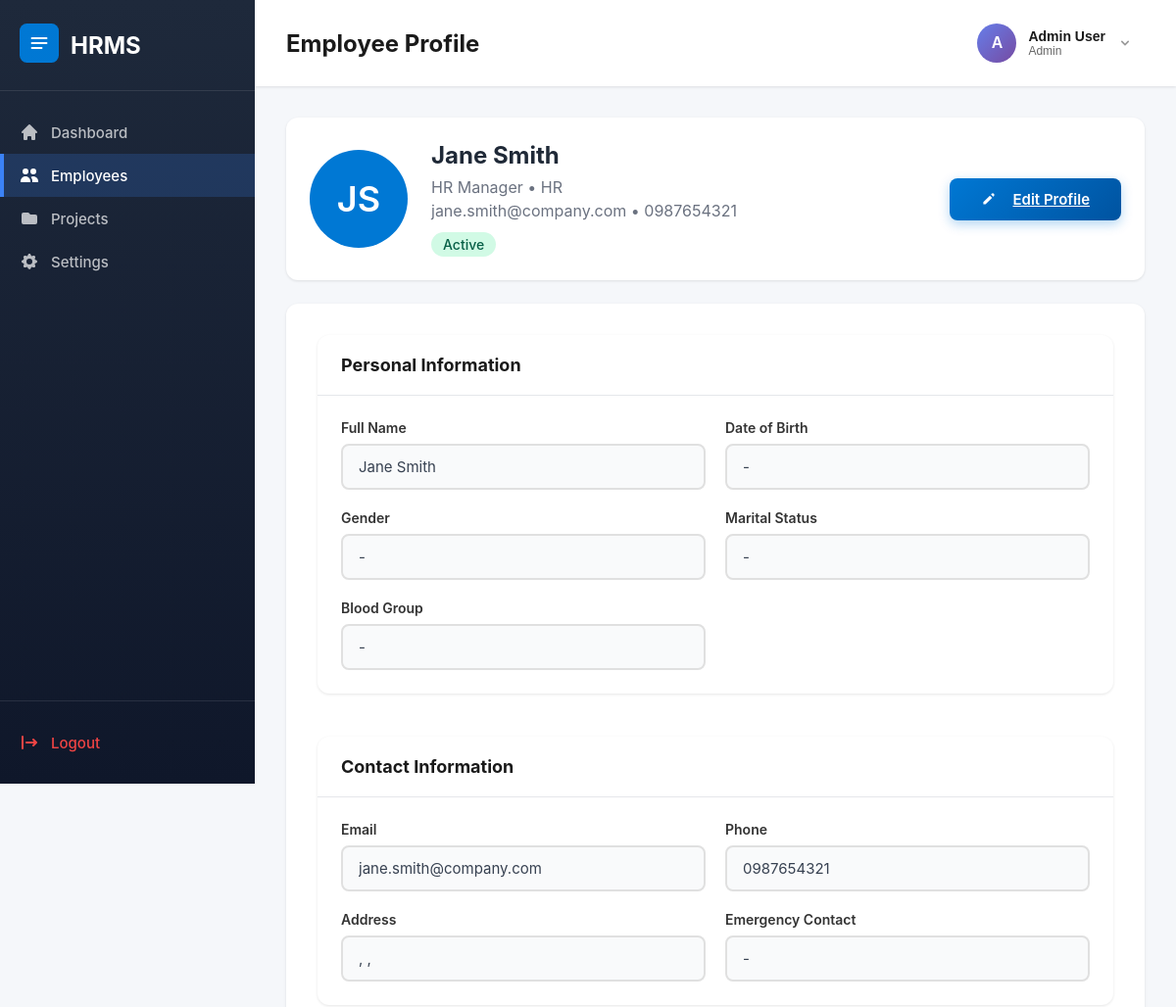
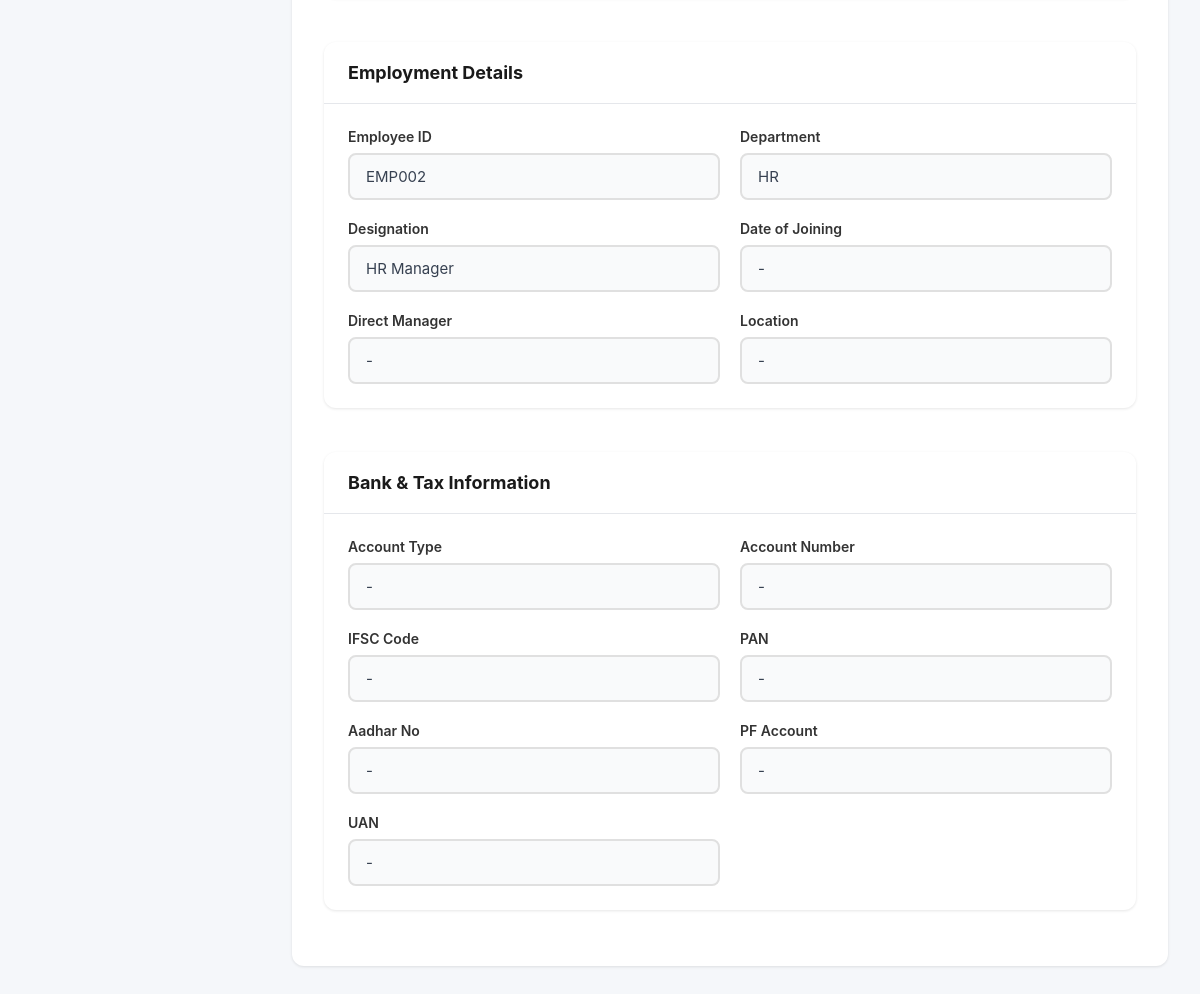
Page /employee_profile.php?id=2 (signed in) on the committed database (2 pictures, top to bottom).
### tables this page shows
CREATE TABLE IF NOT EXISTS employees (
    id INT AUTO_INCREMENT PRIMARY KEY,
    employee_id VARCHAR(50) UNIQUE NOT NULL,
    first_name VARCHAR(100) NOT NULL,
    last_name VARCHAR(100) NOT NULL,
    email VARCHAR(100) UNIQUE NOT NULL,
    password VARCHAR(255) NOT NULL,
    personal_email VARCHAR(100),
    phone VARCHAR(20),
    country_code VARCHAR(10),
    emergency_contact VARCHAR(20),
    job_title VARCHAR(100),
    designation VARCHAR(100),
    department VARCHAR(100),
    date_of_birth DATE,
    gender ENUM('Male', 'Female', 'Other'),
    marital_status VARCHAR(50),
    blood_group VARCHAR(10),
    place_of_birth VARCHAR(100),
    nationality VARCHAR(100),
    date_of_joining DATE,
    date_of_confirmation DATE,
    address_line1 VARCHAR(255),
    address_line2 VARCHAR(255),
    city VARCHAR(100),
    state VARCHAR(100),
    zip_code VARCHAR(20),
    country VARCHAR(100),
    perm_address_line1 VARCHAR(255),
    perm_address_line2 VARCHAR(255),
    perm_city VARCHAR(100),
    perm_state VARCHAR(100),
    perm_zip_code VARCHAR(20),
    status VARCHAR(50) DEFAULT 'active',
    account_type VARCHAR(50),
    ifsc_code VARCHAR(20),
    account_number VARCHAR(50),
    pan VARCHAR(20),
    aadhar_no VARCHAR(20),
    uan_number VARCHAR(50),
    pf_account_number VARCHAR(50),
    epf VARCHAR(100),
    professional_tax VARCHAR(50),
    tax_exempt BOOLEAN DEFAULT 0,
    esi_number VARCHAR(50),
    direct_manager VARCHAR(100),
    location VARCHAR(100),
    base_location VARCHAR(100),
    place_of_issue VARCHAR(100),
    passport_expiry DATE,
    passport_issue DATE,
    passport_no VARCHAR(50),
    user_code VARCHAR(50),
    employee_type VARCHAR(50),
    shift_type ENUM('fixed', 'flexible') DEFAULT 'fixed',
    required_hours DECIMAL(4,2) DEFAULT 8.00,
    created_at TIMESTAMP DEFAULT CURRENT_TIMESTAMP,
    updated_at TIMESTAMP DEFAULT CURRENT_TIMESTAMP ON UPDATE CURRENT_TIMESTAMP
);

### employee_profile.php (the view, shortened to what this page needs)
<?php
require_once 'config.php';
$user_type = $_SESSION['user_type'];
$viewer_name = $_SESSION[$user_type . '_name'];
$profile_id = null;
if (isset($_GET['id'])) {
    if ($user_type === 'admin' || $user_type === 'manager') {
        $profile_id = $_GET['id'];
    } elseif ($user_type === 'employee') {
        if ($_GET['id'] != $_SESSION['employee_id']) {
            header('Location: employee_profile.php');
            exit();
        }
        $profile_id = $_SESSION['employee_id'];
    }
}
$stmt = $conn->prepare("SELECT * FROM employees WHERE id = ?");
$stmt->bind_param("i", $profile_id);
$stmt->execute();
$result = $stmt->get_result();
$employee = $result->fetch_assoc();
function showVal($val) {
    return htmlspecialchars($val ?? '-');
}
function showDate($date) {
    return $date ? date('M d, Y', strtotime($date)) : '-';
}
?>
<!DOCTYPE html>
<html lang="en">
<head>
    <link rel="stylesheet" href="css/dashboard.css">
    <link rel="stylesheet" href="css/add_employee.css">
</head>
<body>
    <div class="dashboard-container">
        <aside class="sidebar" id="sidebar">
            <div class="sidebar-header">
                <div class="logo-container">
                </div>
                <h1 class="sidebar-title">HRMS</h1>
            </div>
            <nav class="sidebar-nav">
                <?php if ($user_type === 'admin'): ?>
                    <a href="dashboard.php" class="nav-item">
                        <svg class="nav-icon" viewBox="0 0 20 20" fill="currentColor">
                            <path d="M10.707 2.293a1 1 0 00-1.414 0l-7 7a1 1 0 001.414 1.414L4 10.414V17a1 1 0 001 1h2a1 1 0 001-1v-2a1 1 0 011-1h2a1 1 0 011 1v2a1 1 0 001 1h2a1 1 0 001-1v-6.586l.293.293a1 1 0 001.414-1.414l-7-7z"/>
                        </svg>
                        <span class="nav-text">Dashboard</span>
                    </a>
                    <a href="employees.php" class="nav-item active">
                        <svg class="nav-icon" viewBox="0 0 20 20" fill="currentColor">
                            <path d="M9 6a3 3 0 11-6 0 3 3 0 016 0zM17 6a3 3 0 11-6 0 3 3 0 016 0zM12.93 17c.046-.327.07-.66.07-1a6.97 6.97 0 00-1.5-4.33A5 5 0 0119 16v1h-6.07zM6 11a5 5 0 015 5v1H1v-1a5 5 0 015-5z"/>
                        </svg>
                        <span class="nav-text">Employees</span>
                    </a>
                    <a href="projects.php" class="nav-item">
                        <svg class="nav-icon" viewBox="0 0 20 20" fill="currentColor">
                            <path d="M2 6a2 2 0 012-2h5l2 2h5a2 2 0 012 2v6a2 2 0 01-2 2H4a2 2 0 01-2-2V6z"/>
                        </svg>
                        <span class="nav-text">Projects</span>
                    </a>
                    <a href="dropdown_management.php" class="nav-item">
                        <span class="nav-text">Settings</span>
                    </a>
                <?php endif; ?>
            </nav>
            <div class="sidebar-footer">
                <a href="logout.php" class="nav-item logout">
                    <svg class="nav-icon" viewBox="0 0 20 20" fill="currentColor">
                        <path fill-rule="evenodd" d="M3 3a1 1 0 00-1 1v12a1 1 0 102 0V4a1 1 0 00-1-1zm10.293 9.293a1 1 0 001.414 1.414l3-3a1 1 0 000-1.414l-3-3a1 1 0 10-1.414 1.414L14.586 9H7a1 1 0 100 2h7.586l-1.293 1.293z"/>
                    </svg>
                    <span class="nav-text">Logout</span>
                </a>
            </div>
        </aside>
        <main class="main-content">
            <header class="top-header">
                <div class="header-left">
                    <h1 class="page-title">Employee Profile</h1>
                </div>
                 <div class="header-right">
                    <div class="user-menu">
                         <button class="user-btn" onclick="toggleUserMenu()">
                            <div class="user-avatar"><?php echo strtoupper(substr($viewer_name, 0, 1)); ?></div>
                            <div class="user-info">
                                <div class="user-name"><?php echo htmlspecialchars($viewer_name); ?></div>
                                <div class="user-role"><?php echo ucfirst($user_type); ?></div>
                            </div>
                            <svg class="chevron" viewBox="0 0 20 20" fill="currentColor">
                                <path fill-rule="evenodd" d="M5.293 7.293a1 1 0 011.414 0L10 10.586l3.293-3.293a1 1 0 111.414 1.414l-4 4a1 1 0 01-1.414 0l-4-4a1 1 0 010-1.414z"/>
                            </svg>
                        </button>
                    </div>
                </div>
            </header>
            <div class="content">
                <div class="profile-header-card">
                    <div class="profile-avatar-xl">
                        <?php echo strtoupper(substr($employee['first_name'], 0, 1) . substr($employee['last_name'], 0, 1)); ?>
                    </div>
                    <div class="profile-info">
                        <h2><?php echo showVal($employee['first_name'] . ' ' . $employee['last_name']); ?></h2>
                        <p><?php echo showVal($employee['designation'] ?? $employee['job_title']); ?> • <?php echo showVal($employee['department']); ?></p>
                        <p><?php echo showVal($employee['email']); ?> • <?php echo showVal($employee['phone']); ?></p>
                        <span class="status-badge-lg status-<?php echo strtolower($employee['status']); ?>">
                            <?php echo ucfirst($employee['status']); ?>
                        </span>
                    </div>
                    <?php if ($user_type === 'admin'): ?>
                    <div class="edit-btn-wrapper">
                        <a href="edit_employee.php?id=<?php echo $employee['id']; ?>" class="btn btn-primary">
                            <svg style="width:16px;height:16px;margin-right:8px;" viewBox="0 0 20 20" fill="currentColor">
                                <path d="M13.586 3.586a2 2 0 112.828 2.828l-.793.793-2.828-2.828.793-.793zM11.379 5.793L3 14.172V17h2.828l8.38-8.379-2.83-2.828z"/>
                            </svg>
                            Edit Profile
                        </a>
                    </div>
                    <?php endif; ?>
                </div>
                <div class="form-container">
                    <div class="form-grid" style="grid-template-columns: 1fr;">
                        <div class="card" style="margin-bottom: 24px;">
                            <div class="card-header"><h3 class="card-title">Personal Information</h3></div>
                            <div class="card-body" style="padding: 24px;">
                                <div class="form-grid">
                                    <div class="form-group"><label class="form-label">Full Name</label><input type="text" class="form-input" value="<?php echo showVal($employee['first_name'] . ' ' . $employee['last_name']); ?>" disabled></div>
                                    <div class="form-group"><label class="form-label">Date of Birth</label><input type="text" class="form-input" value="<?php echo showDate($employee['date_of_birth']); ?>" disabled></div>
                                    <div class="form-group"><label class="form-label">Gender</label><input type="text" class="form-input" value="<?php echo showVal($employee['gender']); ?>" disabled></div>
                                    <div class="form-group"><label class="form-label">Marital Status</label><input type="text" class="form-input" value="<?php echo showVal($employee['marital_status']); ?>" disabled></div>
                                    <div class="form-group"><label class="form-label">Blood Group</label><input type="text" class="form-input" value="<?php echo showVal($employee['blood_group']); ?>" disabled></div>
                                </div>
                            </div>
                        </div>
                        <div class="card" style="margin-bottom: 24px;">
                            <div class="card-header"><h3 class="card-title">Contact Information</h3></div>
                            <div class="card-body" style="padding: 24px;">
                                <div class="form-grid">
                                    <div class="form-group"><label class="form-label">Email</label><input type="text" class="form-input" value="<?php echo showVal($employee['email']); ?>" disabled></div>
                                    <div class="form-group"><label class="form-label">Phone</label><input type="text" class="form-input" value="<?php echo showVal($employee['phone']); ?>" disabled></div>
                                    <div class="form-group"><label class="form-label">Address</label><input type="text" class="form-input" value="<?php echo showVal($employee['address_line1'] . ', ' . $employee['city'] . ', ' . $employee['state']); ?>" disabled></div>
                                    <div class="form-group"><label class="form-label">Emergency Contact</label><input type="text" class="form-input" value="<?php echo showVal($employee['emergency_contact']); ?>" disabled></div>
                                </div>
                            </div>
                        </div>
                        <div class="card" style="margin-bottom: 24px;">
                            <div class="card-header"><h3 class="card-title">Employment Details</h3></div>
                            <div class="card-body" style="padding: 24px;">
                                <div class="form-grid">
                                    <div class="form-group"><label class="form-label">Employee ID</label><input type="text" class="form-input" value="<?php echo showVal($employee['employee_id']); ?>" disabled></div>
                                    <div class="form-group"><label class="form-label">Department</label><input type="text" class="form-input" value="<?php echo showVal($employee['department']); ?>" disabled></div>
                                    <div class="form-group"><label class="form-label">Designation</label><input type="text" class="form-input" value="<?php echo showVal($employee['designation'] ?? $employee['job_title']); ?>" disabled></div>
                                    <div class="form-group"><label class="form-label">Date of Joining</label><input type="text" class="form-input" value="<?php echo showDate($employee['date_of_joining']); ?>" disabled></div>
                                    <div class="form-group"><label class="form-label">Direct Manager</label><input type="text" class="form-input" value="<?php echo showVal($employee['direct_manager']); ?>" disabled></div>
                                    <div class="form-group"><label class="form-label">Location</label><input type="text" class="form-input" value="<?php echo showVal($employee['location']); ?>" disabled></div>
                                </div>
                            </div>
                        </div>
                        <div class="card" style="margin-bottom: 24px;">
                            <div class="card-header"><h3 class="card-title">Bank & Tax Information</h3></div>
                            <div class="card-body" style="padding: 24px;">
                                <div class="form-grid">
                                    <div class="form-group"><label class="form-label">Account Type</label><input type="text" class="form-input" value="<?php echo showVal($employee['account_type']); ?>" disabled></div>
                                    <div class="form-group"><label class="form-label">Account Number</label><input type="text" class="form-input" value="<?php echo showVal($employee['account_number']); ?>" disabled></div>
                                    <div class="form-group"><label class="form-label">IFSC Code</label><input type="text" class="form-input" value="<?php echo showVal($employee['ifsc_code']); ?>" disabled></div>
                                    <div class="form-group"><label class="form-label">PAN</label><input type="text" class="form-input" value="<?php echo showVal($employee['pan']); ?>" disabled></div>
                                    <div class="form-group"><label class="form-label">Aadhar No</label><input type="text" class="form-input" value="<?php echo showVal($employee['aadhar_no']); ?>" disabled></div>
                                    <div class="form-group"><label class="form-label">PF Account</label><input type="text" class="form-input" value="<?php echo showVal($employee['pf_account_number']); ?>" disabled></div>
                                    <div class="form-group"><label class="form-label">UAN</label><input type="text" class="form-input" value="<?php echo showVal($employee['uan_number']); ?>" disabled></div>
                                </div>
                            </div>
                        </div>
                    </div>
                </div>
            </div>
        </main>
    </div>
</body>
</html>

### rows in the picture
employees: first_name+last_name "JS", first_name+last_name "Jane Smith", job_title "HR Manager", department "HR", email "jane.smith@company.com", phone "0987654321", status "Active", date_of_birth "-", gender "-", marital_status "-", blood_group "-", address_line1+city+state ", ,", emergency_contact "-", employee "EMP002", date_of_joining "-", direct_manager "-", location "-", account_type "-", account_number "-", ifsc_code "-", pan "-", aadhar_no "-", pf_account_number "-", uan_number "-"

### other values in the picture
substr($viewer_name, 0, 1) "A"
$viewer_name "Admin User"
$user_type "Admin"
